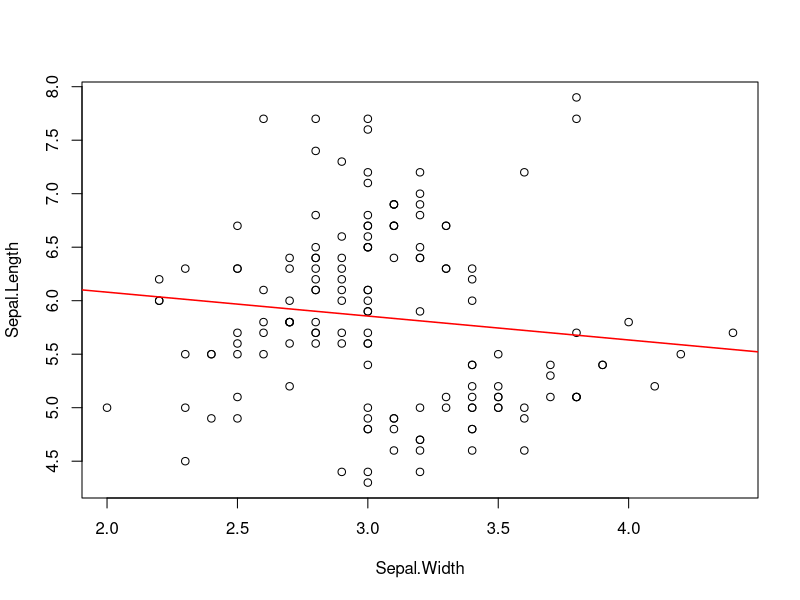

The R source for this figure:
## ---- chunk 1
knitr::opts_chunk$set(collapse = TRUE)
## ---- chunk 2
data(iris)
names(iris)
plot(Sepal.Length ~ Sepal.Width, data = iris, type = "p")
abline(lm(Sepal.Length ~ Sepal.Width, data = iris), lwd = 1.5, col = "red")
